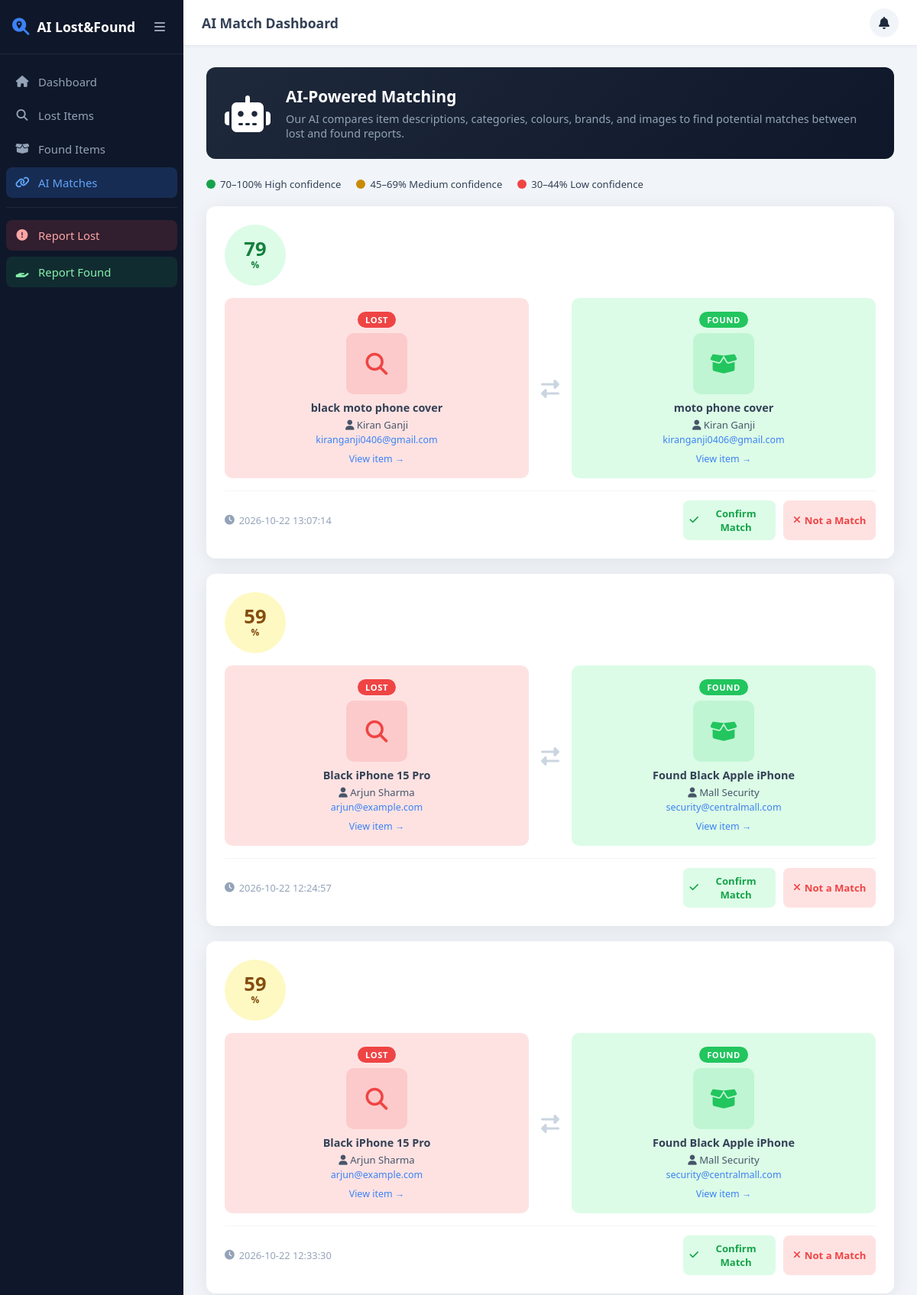
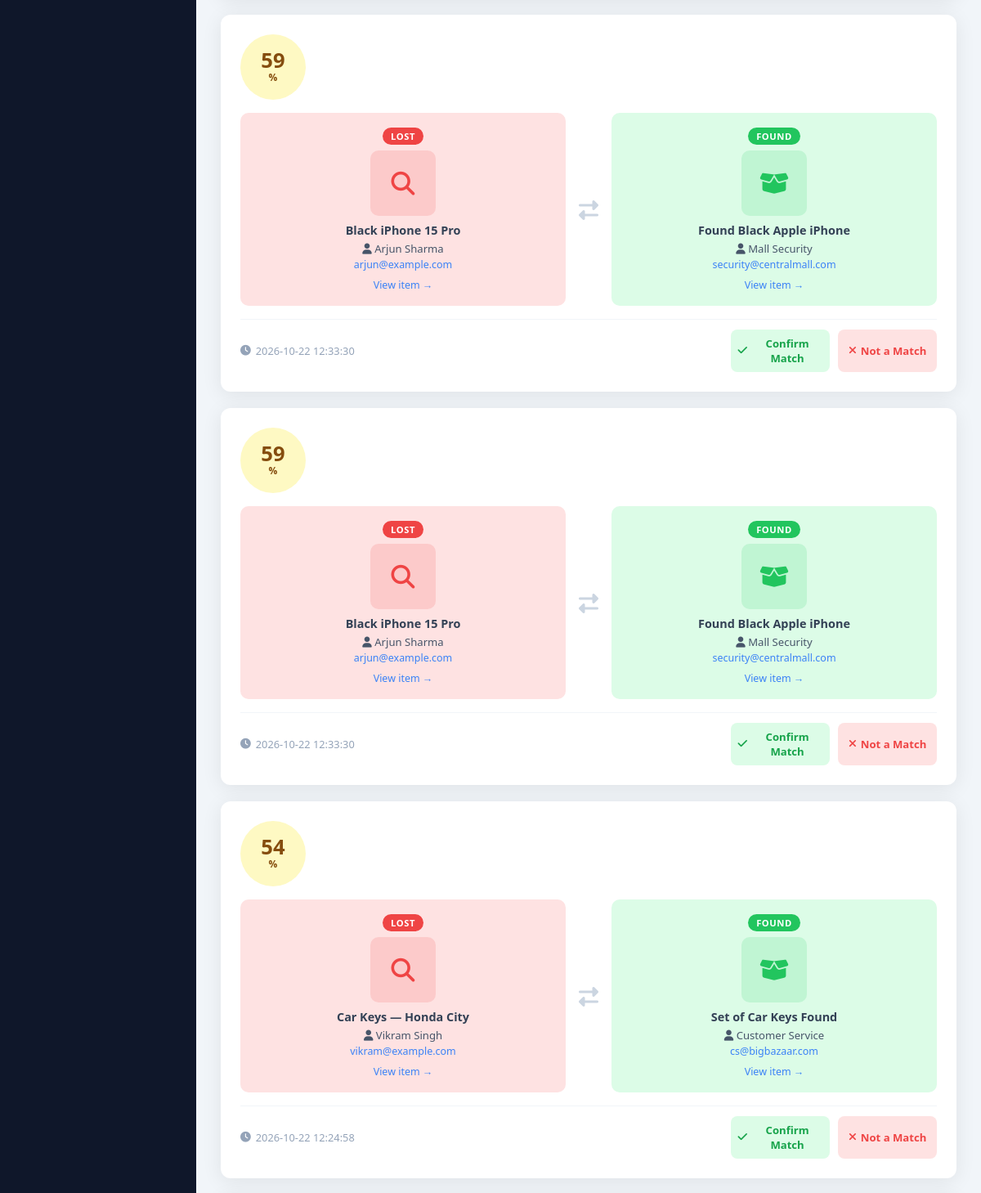
Screenshot of /matches (upper part) with the database file from the repository (2 pictures, top to bottom).
### tables this page shows
CREATE TABLE matches (
                id          INTEGER PRIMARY KEY AUTOINCREMENT,
                lost_id     INTEGER NOT NULL REFERENCES items(id),
                found_id    INTEGER NOT NULL REFERENCES items(id),
                score       REAL NOT NULL,
                status      TEXT DEFAULT 'pending' CHECK(status IN ('pending','confirmed','rejected')),
                created_at  TEXT DEFAULT (datetime('now')),
                UNIQUE(lost_id, found_id)
            );

CREATE TABLE items (
                id          INTEGER PRIMARY KEY AUTOINCREMENT,
                type        TEXT NOT NULL CHECK(type IN ('lost', 'found')),
                title       TEXT NOT NULL,
                description TEXT NOT NULL,
                category    TEXT NOT NULL,
                location    TEXT NOT NULL,
                date_occurred TEXT NOT NULL,
                contact_name  TEXT NOT NULL,
                contact_email TEXT NOT NULL,
                contact_phone TEXT,
                image_path    TEXT,
                color         TEXT,
                brand         TEXT,
                status        TEXT DEFAULT 'active' CHECK(status IN ('active','matched','resolved')),
                created_at    TEXT DEFAULT (datetime('now')),
                updated_at    TEXT DEFAULT (datetime('now'))
            );

### main.py (the view)
@app.get("/matches", response_class=HTMLResponse)
async def matches_dashboard(request: Request):
    all_matches = db.get_all_matches(limit=50)
    return render(request, "matches.html", {
        "matches": all_matches,
        "score_badge": score_badge,
    })

### templates/matches.html (shortened to what this page needs)
{% extends "base.html" %}
{% block page_title %}AI Match Dashboard{% endblock %}
{% block content %}
<div class="matches-page">
  <div class="matches-intro">
    <div class="intro-icon"><i class="fas fa-robot"></i></div>
    <div>
      <h2>AI-Powered Matching</h2>
      <p>Our AI compares item descriptions, categories, colours, brands, and images to find potential matches between lost and found reports.</p>
    </div>
  </div>
  <div class="score-legend">
    <span class="legend-item"><span class="dot high"></span> 70–100% High confidence</span>
    <span class="legend-item"><span class="dot medium"></span> 45–69% Medium confidence</span>
    <span class="legend-item"><span class="dot low"></span> 30–44% Low confidence</span>
  </div>
  {% if matches %}
  <div class="all-matches-grid">
    {% for m in matches %}
    <div class="full-match-card" id="fmatch-{{ m.id }}">
      <div class="score-circle {{ score_badge(m.score) }}">
        <span class="score-val">{{ (m.score * 100)|int }}</span>
        <span class="score-unit">%</span>
      </div>
      <div class="fm-sides">
        <div class="fm-side lost">
          <span class="fm-badge lost">LOST</span>
          {% if m.lost_image %}
          <img src="/uploads/{{ m.lost_image }}" alt="lost"/>
          {% else %}
          <div class="fm-ph lost"><i class="fas fa-search"></i></div>
          {% endif %}
          <h4>{{ m.lost_title }}</h4>
          <p><i class="fas fa-user"></i> {{ m.lost_contact }}</p>
          <a href="mailto:{{ m.lost_email }}" class="fm-email">{{ m.lost_email }}</a>
          <a href="/item/{{ m.lost_id }}" class="fm-view">View item →</a>
        </div>
        <div class="fm-arrow"><i class="fas fa-exchange-alt"></i></div>
        <div class="fm-side found">
          <span class="fm-badge found">FOUND</span>
          {% if m.found_image %}
          <img src="/uploads/{{ m.found_image }}" alt="found"/>
          {% else %}
          <div class="fm-ph found"><i class="fas fa-box-open"></i></div>
          {% endif %}
          <h4>{{ m.found_title }}</h4>
          <p><i class="fas fa-user"></i> {{ m.found_contact }}</p>
          <a href="mailto:{{ m.found_email }}" class="fm-email">{{ m.found_email }}</a>
          <a href="/item/{{ m.found_id }}" class="fm-view">View item →</a>
        </div>
      </div>
      <div class="fm-footer">
        <span class="fm-date"><i class="fas fa-clock"></i> {{ m.created_at }}</span>
        {% if m.status == 'pending' %}
        <div class="fm-actions">
          <button onclick="confirmMatch({{ m.id }})" class="btn-confirm">
            <i class="fas fa-check"></i> Confirm Match
          </button>
          <button onclick="rejectMatch({{ m.id }})" class="btn-reject">
            <i class="fas fa-times"></i> Not a Match
          </button>
        </div>
        {% else %}
        <span class="fm-status {{ m.status }}">
          <i class="fas {% if m.status=='confirmed' %}fa-check-circle{% else %}fa-times-circle{% endif %}"></i>
          {{ m.status|title }}
        </span>
        {% endif %}
      </div>
    </div>
    {% endfor %}
  </div>
  {% endif %}
</div>
{% endblock %}

### static/css/style.css (style rules this page uses)
:root { --lost: #ef4444; --lost-light:#fee2e2; --found: #22c55e; --found-light:#dcfce7; --matched: #8b5cf6; --matched-light:#ede9fe; --primary: #3b82f6; --primary-d: #2563eb; --dark: #1e293b; --dark2: #0f172a; --sidebar-w: 240px; --radius: 12px; --shadow: 0 4px 24px rgba(0,0,0,.08); --transition:all .2s ease; }
*, *::before, *::after { box-sizing: border-box; margin: 0; padding: 0; }
body { font-family: 'Segoe UI', system-ui, sans-serif; background: #f1f5f9; color: #334155; display: flex; min-height: 100vh; }
a { text-decoration: none; color: inherit; }
button { cursor: pointer; border: none; font-family: inherit; }
.badge-high { background: #dcfce7; color: #15803d; }
.badge-medium { background: #fef9c3; color: #854d0e; }
.btn-confirm { flex: 1; padding: 8px; background: #dcfce7; color: #16a34a; border-radius: 8px; font-weight: 600; font-size: .82rem; display: flex; align-items: center; justify-content: center; gap: 5px; }
.btn-reject { flex: 1; padding: 8px; background: #fee2e2; color: var(--lost); border-radius: 8px; font-weight: 600; font-size: .82rem; display: flex; align-items: center; justify-content: center; gap: 5px; }
.matches-page { max-width: 900px; margin: 0 auto; }
.matches-intro { display: flex; align-items: center; gap: 20px; background: linear-gradient(135deg, #1e293b, #0f172a); color: #fff; border-radius: var(--radius); padding: 24px; margin-bottom: 24px; }
.intro-icon { font-size: 3rem; }
.matches-intro h2 { font-size: 1.3rem; margin-bottom: 6px; }
.matches-intro p { color: #94a3b8; font-size: .9rem; }
.score-legend { display: flex; gap: 20px; margin-bottom: 20px; flex-wrap: wrap; }
.legend-item { display: flex; align-items: center; gap: 6px; font-size: .82rem; }
.dot { width: 12px; height: 12px; border-radius: 50%; display: inline-block; }
.dot.high { background: #16a34a; }
.dot.medium { background: #ca8a04; }
.dot.low { background: var(--lost); }
.all-matches-grid { display: flex; flex-direction: column; gap: 20px; }
.full-match-card { background: #fff; border-radius: var(--radius); box-shadow: var(--shadow); padding: 24px; display: flex; flex-direction: column; gap: 16px; }
.score-circle { align-self: flex-start; width: 80px; height: 80px; border-radius: 50%; display: flex; flex-direction: column; align-items: center; justify-content: center; font-weight: 800; }
.score-val { font-size: 1.6rem; line-height: 1; }
.score-unit { font-size: .75rem; }
.fm-sides { display: flex; align-items: center; gap: 16px; }
.fm-side { flex: 1; text-align: center; padding: 16px; border-radius: 10px; }
.fm-side.lost { background: var(--lost-light); }
.fm-side.found { background: var(--found-light); }
.fm-side img, .fm-ph { width: 80px; height: 80px; border-radius: 10px; margin: 8px auto; }
.fm-ph { display: flex; align-items: center; justify-content: center; font-size: 1.8rem; }
.fm-ph.lost { background: rgba(239,68,68,.15); color: var(--lost); }
.fm-ph.found { background: rgba(34,197,94,.15); color: var(--found); }
.fm-badge { font-size: .7rem; font-weight: 700; text-transform: uppercase; padding: 3px 10px; border-radius: 20px; letter-spacing: .05em; }
.fm-badge.lost { background: var(--lost); color: #fff; }
.fm-badge.found { background: var(--found); color: #fff; }
.fm-side h4 { margin: 8px 0 4px; font-size: .9rem; }
.fm-side p { font-size: .82rem; color: #475569; }
.fm-email { display: block; font-size: .78rem; color: var(--primary); margin: 2px 0; }
.fm-view { display: inline-block; font-size: .78rem; color: var(--primary); margin-top: 6px; }
.fm-arrow { font-size: 1.5rem; color: #cbd5e1; }
.fm-footer { display: flex; align-items: center; justify-content: space-between; flex-wrap: wrap; gap: 10px; border-top: 1px solid #f1f5f9; padding-top: 12px; }
.fm-date { font-size: .8rem; color: #94a3b8; display: flex; align-items: center; gap: 6px; }
.fm-actions { display: flex; gap: 10px; }

### rows the page displays
matches: (m.score*100)|int "79", lost_title "black moto phone cover", lost_contact "Kiran Ganji", lost_email "kiranganji0406@gmail.com", found_title "moto phone cover", found_contact "Kiran Ganji", found_email "kiranganji0406@gmail.com", created_at "2026-10-22 13:07:14"
matches: (m.score*100)|int "59", lost_title "Black iPhone 15 Pro", lost_contact "Arjun Sharma", lost_email "arjun@example.com", found_title "Found Black Apple iPhone", found_contact "Mall Security", found_email "security@centralmall.com", created_at "2026-10-22 12:24:57"
matches: (m.score*100)|int "59", lost_title "Black iPhone 15 Pro", lost_contact "Arjun Sharma", lost_email "arjun@example.com", found_title "Found Black Apple iPhone", found_contact "Mall Security", found_email "security@centralmall.com", created_at "2026-10-22 12:33:30"
matches: (m.score*100)|int "59", lost_title "Black iPhone 15 Pro", lost_contact "Arjun Sharma", lost_email "arjun@example.com", found_title "Found Black Apple iPhone", found_contact "Mall Security", found_email "security@centralmall.com", created_at "2026-10-22 12:33:30"
matches: (m.score*100)|int "59", lost_title "Black iPhone 15 Pro", lost_contact "Arjun Sharma", lost_email "arjun@example.com", found_title "Found Black Apple iPhone", found_contact "Mall Security", found_email "security@centralmall.com", created_at "2026-10-22 12:33:30"
matches: (m.score*100)|int "54", lost_title "Car Keys — Honda City", lost_contact "Vikram Singh", lost_email "vikram@example.com", found_title "Set of Car Keys Found", found_contact "Customer Service", found_email "cs@bigbazaar.com", created_at "2026-10-22 12:24:58"
